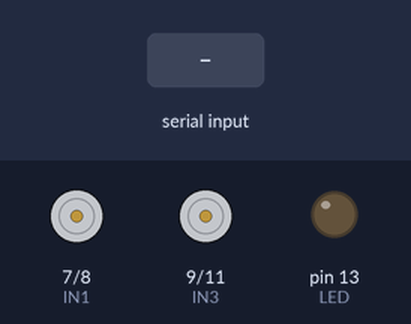
A sketch run on a simulated Arduino Uno, built with avr-gcc and run on an emulated ATmega328P. Parts: motor-driver pin pairs drawn as motors (green arrow = first pin HIGH = forward, orange = second pin HIGH = backward, longer = more drive, scaled by the enable pin), output pins drawn as LEDs (lit = HIGH). Inputs (shaded band) come from the test bench. What the sketch prints to the serial monitor is not drawn.

Above: at 1.2 s.
1.3 s: "w" received over Serial
2.8 s: "s" received over Serial
4.3 s: "a" received over Serial
At 5.1 s:
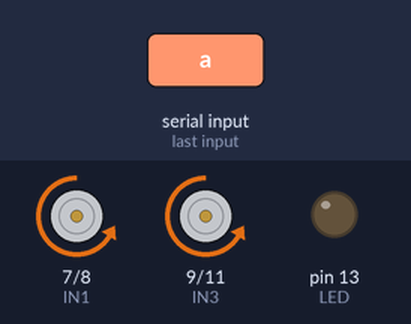
5.8 s: "d" received over Serial
At 6.6 s:
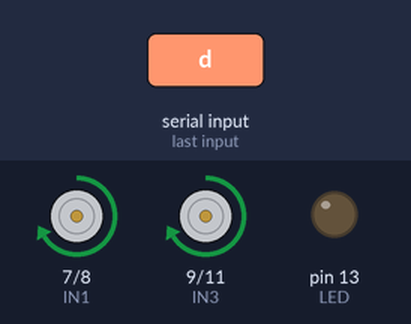
7.3 s: "k" received over Serial
At 8.2 s:
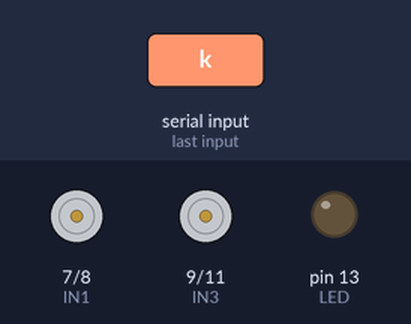
8.8 s: "l" received over Serial
At 9.7 s:
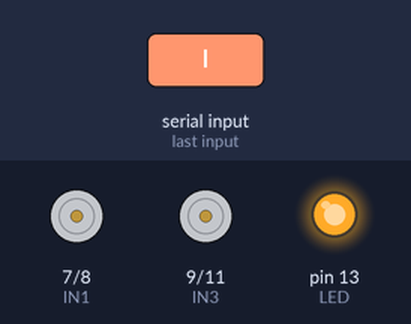
Timing chart, 0 to 11.3 s (numbered marks = the images above; inputs shaded):
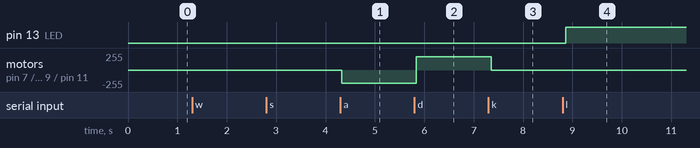

The sketch:

robot_coding.ino
```cpp
//Init Robot
#define ENA 5 //Left Motor Speed
#define ENB 6 //Right Motor Speed
#define IN1 7 //Left Front Wheel
#define IN2 8 //Left Rear Wheel
#define IN3 9 //Right Rear Wheel
#define IN4 11 //Right Rear Wheel
#define LED 13 //LED Lights


unsigned char carSpeed = 200;
bool state = LOW;
char getstr;


//Movement Functionality
//Forward
void forward() {
    digitalWrite(ENA,HIGH);
    digitalWrite(ENB,HIGH);
    digitalWrite(IN1,HIGH);
    digitalWrite(IN2,LOW);
    digitalWrite(IN3,LOW);
    digitalWrite(IN4,HIGH);
    Serial.println("Forward");
    Serial.flush();
}

//Forward-Left
void forwardLeft() {
    digitalWrite(ENA,HIGH);
    digitalWrite(ENB,LOW);
    digitalWrite(IN1,HIGH);
    digitalWrite(IN2,LOW);
    digitalWrite(IN3,LOW);
    digitalWrite(IN4,LOW);
    Serial.println("Left Forward");
    Serial.flush();
}

//Forward-Right
void forwardRight() {
    digitalWrite(ENA,LOW);
    digitalWrite(ENB,HIGH);
    digitalWrite(IN1,LOW);
    digitalWrite(IN2,LOW);
    digitalWrite(IN3,LOW);
    digitalWrite(IN4,HIGH);
    Serial.println("Right Forward");
    Serial.flush();
}


//Reverse
void reverse() {
    digitalWrite(ENA,HIGH);
    digitalWrite(ENB,HIGH);
    digitalWrite(IN1,LOW);
    digitalWrite(IN2,HIGH);
    digitalWrite(IN3,HIGH);
    digitalWrite(IN4,LOW);
    Serial.println("Back");
    Serial.flush();
}

void reverseLeft() {
    digitalWrite(ENA,HIGH);
    digitalWrite(ENB,LOW);
    digitalWrite(IN1,LOW);
    digitalWrite(IN2,HIGH);
    digitalWrite(IN3,LOW);
    digitalWrite(IN4,LOW);
    Serial.println("Left Back");
    Serial.flush();
}

void reverseRight() {
    digitalWrite(ENA,LOW);
    digitalWrite(ENB,HIGH);
    digitalWrite(IN1,LOW);
    digitalWrite(IN2,LOW);
    digitalWrite(IN3,HIGH);
    digitalWrite(IN4,LOW);
    Serial.println("Right Back");
    Serial.flush();
}


//Left
void left() {
    analogWrite(ENA,carSpeed);
    analogWrite(ENB,carSpeed);
    digitalWrite(IN1,LOW);
    digitalWrite(IN2,HIGH);
    digitalWrite(IN3,LOW);
    digitalWrite(IN4,HIGH);
    Serial.println("Left");
    Serial.flush();
}


//Right
void right() {
    analogWrite(ENA,carSpeed);
    analogWrite(ENB,carSpeed);
    digitalWrite(IN1,HIGH);
    digitalWrite(IN2,LOW);
    digitalWrite(IN3,HIGH);
    digitalWrite(IN4,LOW);
    Serial.println("Right");
    Serial.flush();
}


//Brake
void stopActions() {
    digitalWrite(ENA,LOW);
    digitalWrite(ENB,LOW);
    Serial.println("Stop!");
    Serial.flush();
}


//Toggle Light
void lightToggle() {
    state = !state;
    digitalWrite(LED, state);
    Serial.println("Light");
    Serial.flush();
}


//Init Serial Connection
void setup() {
    Serial.begin(9600);
    pinMode(LED, OUTPUT);
    pinMode(IN1,OUTPUT);
    pinMode(IN2,OUTPUT);
    pinMode(IN3,OUTPUT);
    pinMode(IN4,OUTPUT);
    pinMode(ENA,OUTPUT);
    pinMode(ENB,OUTPUT);
    stopActions();
}

//Robot Controls
void loop() {
    getstr = Serial.read();
    Serial.println(getstr);
    digitalWrite(getstr, state);
    switch(getstr) {
        case 'w': forward(); break;
        case 's': reverse();   break;
        case 'a': left(); break;
        case 'd': right(); break;
        case 'k': stopActions(); break;
        case 'l': lightToggle(); break;
        default: break;
    }
    delay(100);
}
```

Measured:
- after the input at 4.3 s, motor on pin 7 (IN1) / pin 8 (IN2), motor on pin 9 (IN3) / pin 11 (IN4): stopped → backward 200/255 at once
- after the input at 5.8 s, motor on pin 7 (IN1) / pin 8 (IN2), motor on pin 9 (IN3) / pin 11 (IN4): backward 200/255 → forward 200/255 at once
- after the input at 7.3 s, motor on pin 7 (IN1) / pin 8 (IN2), motor on pin 9 (IN3) / pin 11 (IN4): forward 200/255 → stopped after 0.05 s
- after the input at 8.8 s, pin 13 (LED): LOW → HIGH after 0.06 s
